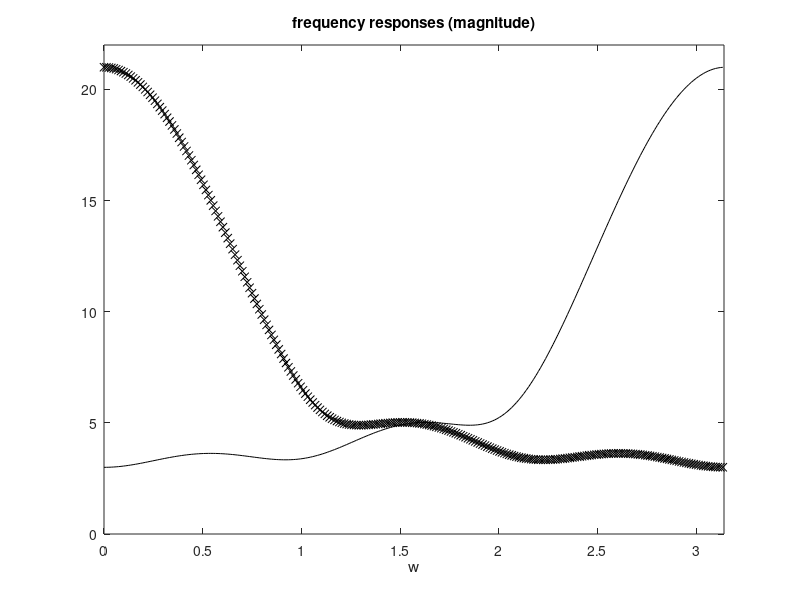

The MATLAB script that drew this image:
% Simple orthogonal FIR pair example
% a second FIR filter is obtained by flipping and sign alternation
h0=[1 2 3 4 5 6]; %original non-symmetrical filter.
h1=[-6 5 -4 3 -2 1]; %a second filter is obtained.

w=0:(2*pi/511):pi;
H0=abs(fft(h0,512)); %discrete Fourier transform
H1=abs(fft(h1,512)); %discrete Fourier transform

plot(w,H0(1:256),'kx'); hold on;
plot(w,H1(1:256),'k');
axis([0 pi 0 22]);
title('frequency responses (magnitude)');
xlabel('w');
